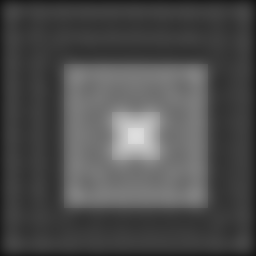
%> input picture trabalho1/ex3/NoisyAndDistortedImages/squares_1.bmp, 256 x 256 px
$ octave --eval "result = image_frequency_filtering;"   (GNU Octave 9; MATLAB toolbox functions it lacks are replaced by stand-ins)
%> lines starting %> are read from the running program, lines starting %| are printed output that depends on the picture
%
% ISEL - Instituto Superior de Engenharia de Lisboa.
%
% LEIC - Licenciatura em Engenharia Informatica e de Computadores.
% MEIC - Mestrado em Engenharia Informatica e de Computadores.
%
% PIB - Processamento de Imagem e Biometria.
%
% image_frequency_filtering.m
% Frequency filtering of images.

function If = image_frequency_filtering(filename, r)

    close all
    if nargin==0
        filename = 'NoisyAndDistortedImages\squares_1.bmp';

    end

    I = imread(filename);
%> I is the input picture: size 256x256 uint8; min 21, max 221, mean 76.9
% Laplaciano 1 - defini玢o
L1 = [  0 1 0;
           1 -4 1;
           0 1 0];

% Laplaciano 2 - defini玢o
L2 = [  1 1 1;
           1 -8 1;
           1 1 1];

% h = fspecial('log', hsize, sigma)
%        returns a rotationally symmetric Laplacian of Gaussian filter
%        of size hsize with standard deviation sigma (positive).
%        hsize can be a vector specifying the number of rows and columns in h,
%        or it can be a scalar, in which case h is a square matrix.
%        The default value for hsize is [5 5] and 0.5 for sigma.
LoG = fspecial('log', [3, 3], 0.25 );

% Imagem melhorada.
I1 = filter2(L1, I);
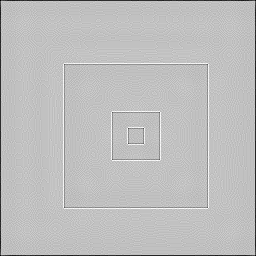
%> I1: size 256x256 double; min -38, max 12, mean -0.518; drawn with min black and max white
I2 = filter2(L2, I);
I_LoG = filter2(LoG,I);

% Compara玢o dos resultados com a imagem original.
figure(1); set(gcf,'Name', 'Laplaciano - imagens');
subplot(221); imshow(I); title(' Original' ); colormap('gray'); colorbar;
subplot(222); imshow(uint8(I1)); axis tight; title(' Laplaciano 1' ); colorbar;
%> after `imshow(uint8(I1))`:
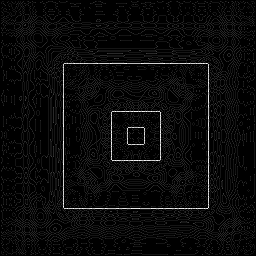
%> displayed picture: size 256x256, on the screen's scale of 0 to 255; min 0, max 12, mean 0.511; drawn with min black and max white
subplot(223); imshow(uint8(I2)); axis tight; title(' Laplaciano 2' ); colorbar;
subplot(224); imshow(uint8(I_LoG)); axis tight; title(' LoG' ); colorbar;
%> after `imshow(uint8(I_LoG))`:
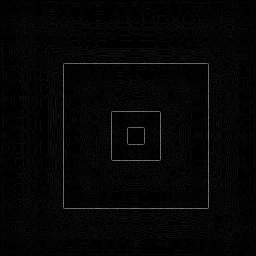
%> displayed picture: size 256x256, on the screen's scale of 0 to 255; min 0, max 124, mean 4.4
impixelinfo;
%
% figure(2);
% imshow(uint8(I1)); axis tight; title(' Laplaciano 1' ); colorbar;
%
% figure(3);
% imshow(uint8(I2)); axis tight; title(' Laplaciano 2' ); colorbar;

% An醠ise do efeito da varia玢o de sigma (desvio padr鉶) no LoG
figure(2);
for sigma= 0.01 : 0.01 : 0.55
    LoG = fspecial('log', [5, 5], sigma );
    I_LoG = filter2(LoG,I);

    figure(2); set(gcf,'Name', 'Laplaciano - imagens');
    subplot(121); imshow(I); title(' Original' ); colormap('gray'); colorbar;
    subplot(122); imshow(uint8(I_LoG)); axis tight; title( sprintf(' LoG, sigma=%.2f', sigma) ); colorbar;
    pause(2);
end
%> this loop made 55 passes
%> pass 1, in image_frequency_filtering, `I_LoG = filter2(LoG,I);`:
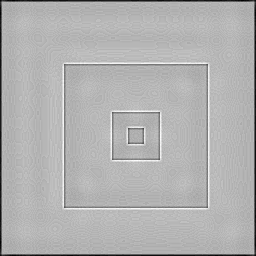
%> I_LoG: size 256x256 double; min -248800, max 98400, mean -6437.5; drawn with min black and max white
%> pass 1, in image_frequency_filtering, `imshow(uint8(I_LoG))`:
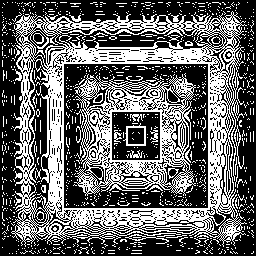
%> displayed picture: size 256x256, on the screen's scale of 0 to 255; 39.7% white in thin lines or dots
%> pass 2, in image_frequency_filtering, `imshow(uint8(I_LoG))`:
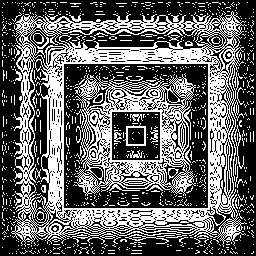
%> displayed picture: size 256x256, on the screen's scale of 0 to 255; min 0, max 255, mean 99.7
%> after the loop:
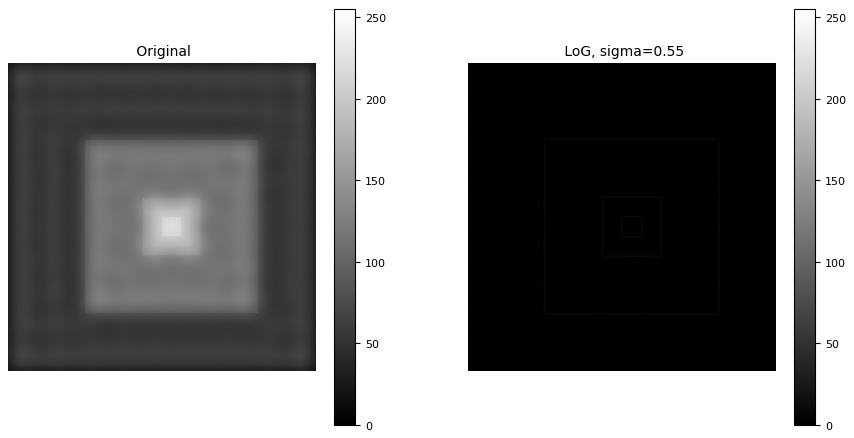
%> figure redrawn from the program's plot data, 2 panels
end
%> (the run ends here)

$ run again, with trabalho1/ex3/NoisyAndDistortedImages/squares_2.bmp copied over trabalho1/ex3/NoisyAndDistortedImages/squares_1.bmp
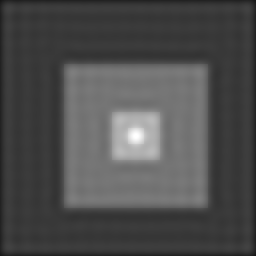
%> input picture trabalho1/ex3/NoisyAndDistortedImages/squares_2.bmp, 256 x 256 px
%> in image_frequency_filtering, I is the input picture: size 256x256 uint8; min 22, max 255, mean 77.2
%> the loop in image_frequency_filtering, `for sigma= 0.01 : 0.01 : 0.55` made 55 passes
%> pass 1, in image_frequency_filtering, `I_LoG = filter2(LoG,I);`:
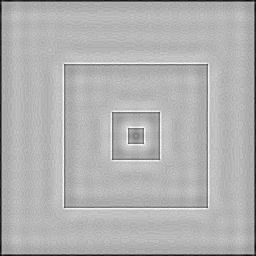
%> I_LoG: size 256x256 double; min -252000, max 100000, mean -6754.9; drawn with min black and max white
%> pass 2, in image_frequency_filtering, `imshow(uint8(I_LoG))`:
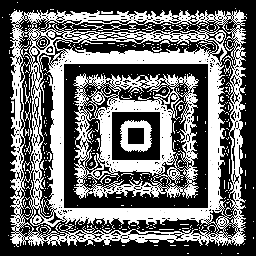
%> displayed picture: size 256x256, on the screen's scale of 0 to 255; min 0, max 255, mean 106.2
